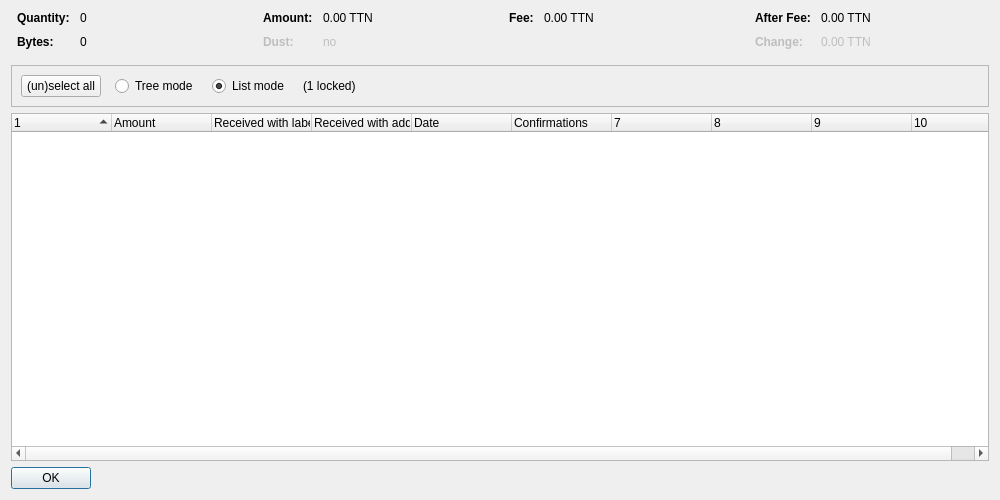
<?xml version="1.0" encoding="UTF-8"?>
<ui version="4.0">
 <class>CoinControlDialog</class>
 <widget class="QDialog" name="CoinControlDialog">
  <property name="geometry">
   <rect>
    <x>0</x>
    <y>0</y>
    <width>1000</width>
    <height>500</height>
   </rect>
  </property>
  <property name="windowTitle">
   <string>Coin Selection</string>
  </property>
  <layout class="QVBoxLayout" name="verticalLayout">
   <item>
    <layout class="QHBoxLayout" name="horizontalLayoutTop" stretch="0,0,0,0">
     <property name="topMargin">
      <number>0</number>
     </property>
     <property name="bottomMargin">
      <number>10</number>
     </property>
     <item>
      <layout class="QFormLayout" name="formLayoutCoinControl1">
       <property name="horizontalSpacing">
        <number>10</number>
       </property>
       <property name="verticalSpacing">
        <number>10</number>
       </property>
       <property name="leftMargin">
        <number>6</number>
       </property>
       <property name="rightMargin">
        <number>6</number>
       </property>
       <item row="0" column="0">
        <widget class="QLabel" name="labelCoinControlQuantityText">
         <property name="font">
          <font>
           <weight>75</weight>
           <bold>true</bold>
          </font>
         </property>
         <property name="text">
          <string>Quantity:</string>
         </property>
        </widget>
       </item>
       <item row="0" column="1">
        <widget class="QLabel" name="labelCoinControlQuantity">
         <property name="cursor">
          <cursorShape>IBeamCursor</cursorShape>
         </property>
         <property name="contextMenuPolicy">
          <enum>Qt::ActionsContextMenu</enum>
         </property>
         <property name="text">
          <string notr="true">0</string>
         </property>
         <property name="textInteractionFlags">
          <set>Qt::LinksAccessibleByMouse|Qt::TextSelectableByKeyboard|Qt::TextSelectableByMouse</set>
         </property>
        </widget>
       </item>
       <item row="1" column="0">
        <widget class="QLabel" name="labelCoinControlBytesText">
         <property name="font">
          <font>
           <weight>75</weight>
           <bold>true</bold>
          </font>
         </property>
         <property name="text">
          <string>Bytes:</string>
         </property>
        </widget>
       </item>
       <item row="1" column="1">
        <widget class="QLabel" name="labelCoinControlBytes">
         <property name="cursor">
          <cursorShape>IBeamCursor</cursorShape>
         </property>
         <property name="contextMenuPolicy">
          <enum>Qt::ActionsContextMenu</enum>
         </property>
         <property name="text">
          <string notr="true">0</string>
         </property>
         <property name="textInteractionFlags">
          <set>Qt::LinksAccessibleByMouse|Qt::TextSelectableByKeyboard|Qt::TextSelectableByMouse</set>
         </property>
        </widget>
       </item>
      </layout>
     </item>
     <item>
      <layout class="QFormLayout" name="formLayoutCoinControl2">
       <property name="horizontalSpacing">
        <number>10</number>
       </property>
       <property name="verticalSpacing">
        <number>10</number>
       </property>
       <property name="leftMargin">
        <number>6</number>
       </property>
       <property name="rightMargin">
        <number>6</number>
       </property>
       <item row="0" column="0">
        <widget class="QLabel" name="labelCoinControlAmountText">
         <property name="font">
          <font>
           <weight>75</weight>
           <bold>true</bold>
          </font>
         </property>
         <property name="text">
          <string>Amount:</string>
         </property>
        </widget>
       </item>
       <item row="0" column="1">
        <widget class="QLabel" name="labelCoinControlAmount">
         <property name="cursor">
          <cursorShape>IBeamCursor</cursorShape>
         </property>
         <property name="contextMenuPolicy">
          <enum>Qt::ActionsContextMenu</enum>
         </property>
         <property name="text">
          <string notr="true">0.00 TTN</string>
         </property>
         <property name="textInteractionFlags">
          <set>Qt::LinksAccessibleByMouse|Qt::TextSelectableByKeyboard|Qt::TextSelectableByMouse</set>
         </property>
        </widget>
       </item>
       <item row="1" column="0">
        <widget class="QLabel" name="labelCoinControlLowOutputText">
         <property name="enabled">
          <bool>false</bool>
         </property>
         <property name="font">
          <font>
           <weight>75</weight>
           <bold>true</bold>
          </font>
         </property>
         <property name="text">
          <string>Dust:</string>
         </property>
        </widget>
       </item>
       <item row="1" column="1">
        <widget class="QLabel" name="labelCoinControlLowOutput">
         <property name="enabled">
          <bool>false</bool>
         </property>
         <property name="cursor">
          <cursorShape>IBeamCursor</cursorShape>
         </property>
         <property name="contextMenuPolicy">
          <enum>Qt::ActionsContextMenu</enum>
         </property>
         <property name="text">
          <string notr="true">no</string>
         </property>
         <property name="textInteractionFlags">
          <set>Qt::LinksAccessibleByMouse|Qt::TextSelectableByKeyboard|Qt::TextSelectableByMouse</set>
         </property>
        </widget>
       </item>
      </layout>
     </item>
     <item>
      <layout class="QFormLayout" name="formLayoutCoinControl3">
       <property name="horizontalSpacing">
        <number>10</number>
       </property>
       <property name="verticalSpacing">
        <number>10</number>
       </property>
       <property name="leftMargin">
        <number>6</number>
       </property>
       <property name="rightMargin">
        <number>6</number>
       </property>
       <item row="0" column="0">
        <widget class="QLabel" name="labelCoinControlFeeText">
         <property name="font">
          <font>
           <weight>75</weight>
           <bold>true</bold>
          </font>
         </property>
         <property name="text">
          <string>Fee:</string>
         </property>
        </widget>
       </item>
       <item row="0" column="1">
        <widget class="QLabel" name="labelCoinControlFee">
         <property name="cursor">
          <cursorShape>IBeamCursor</cursorShape>
         </property>
         <property name="contextMenuPolicy">
          <enum>Qt::ActionsContextMenu</enum>
         </property>
         <property name="text">
          <string notr="true">0.00 TTN</string>
         </property>
         <property name="textInteractionFlags">
          <set>Qt::LinksAccessibleByMouse|Qt::TextSelectableByKeyboard|Qt::TextSelectableByMouse</set>
         </property>
        </widget>
       </item>
      </layout>
     </item>
     <item>
      <layout class="QFormLayout" name="formLayoutCoinControl4">
       <property name="horizontalSpacing">
        <number>10</number>
       </property>
       <property name="verticalSpacing">
        <number>10</number>
       </property>
       <property name="leftMargin">
        <number>6</number>
       </property>
       <property name="rightMargin">
        <number>6</number>
       </property>
       <item row="0" column="0">
        <widget class="QLabel" name="labelCoinControlAfterFeeText">
         <property name="font">
          <font>
           <weight>75</weight>
           <bold>true</bold>
          </font>
         </property>
         <property name="text">
          <string>After Fee:</string>
         </property>
        </widget>
       </item>
       <item row="0" column="1">
        <widget class="QLabel" name="labelCoinControlAfterFee">
         <property name="cursor">
          <cursorShape>IBeamCursor</cursorShape>
         </property>
         <property name="contextMenuPolicy">
          <enum>Qt::ActionsContextMenu</enum>
         </property>
         <property name="text">
          <string notr="true">0.00 TTN</string>
         </property>
         <property name="textInteractionFlags">
          <set>Qt::LinksAccessibleByMouse|Qt::TextSelectableByKeyboard|Qt::TextSelectableByMouse</set>
         </property>
        </widget>
       </item>
       <item row="1" column="0">
        <widget class="QLabel" name="labelCoinControlChangeText">
         <property name="enabled">
          <bool>false</bool>
         </property>
         <property name="font">
          <font>
           <weight>75</weight>
           <bold>true</bold>
          </font>
         </property>
         <property name="text">
          <string>Change:</string>
         </property>
        </widget>
       </item>
       <item row="1" column="1">
        <widget class="QLabel" name="labelCoinControlChange">
         <property name="enabled">
          <bool>false</bool>
         </property>
         <property name="cursor">
          <cursorShape>IBeamCursor</cursorShape>
         </property>
         <property name="contextMenuPolicy">
          <enum>Qt::ActionsContextMenu</enum>
         </property>
         <property name="text">
          <string notr="true">0.00 TTN</string>
         </property>
         <property name="textInteractionFlags">
          <set>Qt::LinksAccessibleByMouse|Qt::TextSelectableByKeyboard|Qt::TextSelectableByMouse</set>
         </property>
        </widget>
       </item>
      </layout>
     </item>
    </layout>
   </item>
   <item>
    <widget class="QFrame" name="frame">
     <property name="minimumSize">
      <size>
       <width>0</width>
       <height>40</height>
      </size>
     </property>
     <property name="frameShape">
      <enum>QFrame::StyledPanel</enum>
     </property>
     <property name="frameShadow">
      <enum>QFrame::Sunken</enum>
     </property>
     <layout class="QHBoxLayout" name="horizontalLayout">
      <item>
       <layout class="QHBoxLayout" name="horizontalLayoutPanel" stretch="0,0,0,0,0">
        <property name="spacing">
         <number>14</number>
        </property>
        <item>
         <widget class="QPushButton" name="pushButtonSelectAll">
          <property name="sizePolicy">
           <sizepolicy hsizetype="Maximum" vsizetype="Fixed">
            <horstretch>0</horstretch>
            <verstretch>0</verstretch>
           </sizepolicy>
          </property>
          <property name="text">
           <string>(un)select all</string>
          </property>
          <property name="autoDefault">
           <bool>false</bool>
          </property>
         </widget>
        </item>
        <item>
         <widget class="QRadioButton" name="radioTreeMode">
          <property name="sizePolicy">
           <sizepolicy hsizetype="Maximum" vsizetype="Fixed">
            <horstretch>0</horstretch>
            <verstretch>0</verstretch>
           </sizepolicy>
          </property>
          <property name="text">
           <string>Tree mode</string>
          </property>
         </widget>
        </item>
        <item>
         <widget class="QRadioButton" name="radioListMode">
          <property name="sizePolicy">
           <sizepolicy hsizetype="Maximum" vsizetype="Fixed">
            <horstretch>0</horstretch>
            <verstretch>0</verstretch>
           </sizepolicy>
          </property>
          <property name="text">
           <string>List mode</string>
          </property>
          <property name="checked">
           <bool>true</bool>
          </property>
         </widget>
        </item>
        <item>
         <widget class="QLabel" name="labelLocked">
          <property name="text">
           <string notr="true">(1 locked)</string>
          </property>
         </widget>
        </item>
        <item>
         <spacer name="horizontalSpacer">
          <property name="orientation">
           <enum>Qt::Horizontal</enum>
          </property>
          <property name="sizeHint" stdset="0">
           <size>
            <width>40</width>
            <height>20</height>
           </size>
          </property>
         </spacer>
        </item>
       </layout>
      </item>
     </layout>
    </widget>
   </item>
   <item>
    <widget class="CoinControlTreeWidget" name="treeWidget">
     <property name="contextMenuPolicy">
      <enum>Qt::CustomContextMenu</enum>
     </property>
     <property name="sortingEnabled">
      <bool>false</bool>
     </property>
     <property name="columnCount">
      <number>10</number>
     </property>
     <attribute name="headerShowSortIndicator" stdset="0">
      <bool>true</bool>
     </attribute>
     <attribute name="headerStretchLastSection">
      <bool>false</bool>
     </attribute>
     <column>
      <property name="text">
       <string/>
      </property>
     </column>
     <column>
      <property name="text">
       <string>Amount</string>
      </property>
     </column>
     <column>
      <property name="text">
       <string>Received with label</string>
      </property>
     </column>
     <column>
      <property name="text">
       <string>Received with address</string>
      </property>
     </column>
     <column>
      <property name="text">
       <string>Date</string>
      </property>
     </column>
     <column>
      <property name="text">
       <string>Confirmations</string>
      </property>
      <property name="toolTip">
       <string>Confirmed</string>
      </property>
     </column>
     <column>
      <property name="text">
       <string/>
      </property>
     </column>
     <column>
      <property name="text">
       <string/>
      </property>
     </column>
     <column>
      <property name="text">
       <string/>
      </property>
     </column>
     <column>
      <property name="text">
       <string/>
      </property>
     </column>
    </widget>
   </item>
   <item>
    <widget class="QDialogButtonBox" name="buttonBox">
     <property name="sizePolicy">
      <sizepolicy hsizetype="Maximum" vsizetype="Fixed">
       <horstretch>0</horstretch>
       <verstretch>0</verstretch>
      </sizepolicy>
     </property>
     <property name="orientation">
      <enum>Qt::Horizontal</enum>
     </property>
     <property name="standardButtons">
      <set>QDialogButtonBox::Ok</set>
     </property>
    </widget>
   </item>
  </layout>
 </widget>
 <customwidgets>
  <customwidget>
   <class>CoinControlTreeWidget</class>
   <extends>QTreeWidget</extends>
   <header>coincontroltreewidget.h</header>
  </customwidget>
 </customwidgets>
 <resources/>
 <connections/>
</ui>
